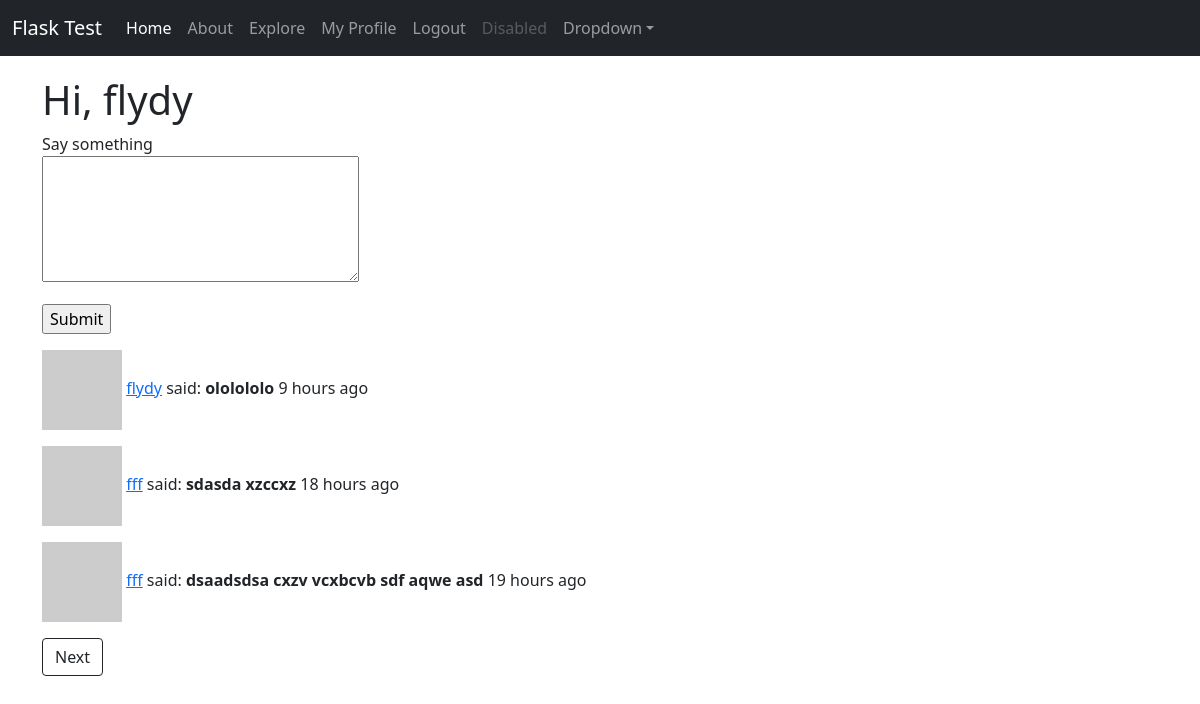
Screenshot of / (signed in) with the database file from the repository.
### app/models.py (models this page shows, shortened)
class User(UserMixin, db.Model):
    id = db.Column(db.Integer, primary_key=True)
    username = db.Column(db.String(50), index=True, unique=True)
    email = db.Column(db.String(100), index=True, unique=True)
    password = db.Column(db.String(128))
    about_me = db.Column(db.String(250))
    posts = db.relationship('Post', backref='author', lazy='dynamic')
    last_seen = db.Column(db.DateTime, default=datetime.utcnow())
    followed = db.relationship(
        'User', secondary=followers,
        primaryjoin=(followers.c.follower_id == id),
        secondaryjoin=(followers.c.followed_id == id),
        backref=db.backref('followers', lazy='dynamic'), lazy='dynamic'
    )
    def avatar(self, size):
        digest = md5(self.email.lower().encode('utf-8')).hexdigest()
        return 'https://www.gravatar.com/avatar/{}?d=identicon&s={}'.format(digest, size)
    def followed_posts(self):
        followed = Post.query.join(
            followers, (followers.c.followed_id == Post.user_id)).filter(followers.c.follower_id == self.id)
        own = Post.query.filter_by(user_id=self.id)
        return followed.union(own).order_by(Post.timestamp.desc())

class Post(db.Model):
    id = db.Column(db.Integer, primary_key=True)
    body = db.Column(db.String(140))
    timestamp = db.Column(db.DateTime, index=True, default=datetime.utcnow)
    user_id = db.Column(db.Integer, db.ForeignKey('user.id'))

### app/routes.py (the view)
@app.route('/', methods=['GET', 'POST'])
@login_required
def index():
    form = PostForm()
    if form.validate_on_submit():
        post = Post(body=form.post.data, user_id=current_user.id)
        db.session.add(post)
        db.session.commit()
        flash(_('Your post is saved!'))
        return redirect(url_for('index'))
    page = request.args.get('page', 1, type=int)
    posts = current_user.followed_posts().paginate(page, app.config['POSTS_PER_PAGE'], False)
    next_url = url_for('index', page=posts.next_num) \
        if posts.has_next else None
    prev_url = url_for('index', page=posts.prev_num) \
        if posts.has_prev else None
    return render_template('index.html', form=form, posts=posts.items, next_url=next_url, prev_url=prev_url)

### app/forms.py
class PostForm(FlaskForm):
    post = TextAreaField(_l('Say something'), validators=[DataRequired(), Length(min=1, max=140)])
    submit = SubmitField(_l('Submit'))

### app/models.py (called while the page is built)
@login.user_loader
def load_user(id):
    return User.query.get(int(id))

### app/routes.py (called while the page is built)
@app.before_request
def before_request():
    if current_user.is_authenticated:
        current_user.last_seen = datetime.utcnow()
        db.session.commit()
        g.locale = 'ru'

### app/templates/index.html (shortened to what this page needs)
{% extends '__base.html' %}
{% block body %}
<h1>Hi, {{ current_user.username }}</h1>
{% if current_user.is_authenticated %}
{% if form %}
<form action="" method="post" class="form">
    <p>
        {{ form.post.label }}<br>
        {{ form.post(cols=32, rows=5) }}<br>
    </p>
    <p>{{ form.submit() }}</p>
</form>
{% endif %}
{% endif %}
{% if posts %}
{% for post in posts %}
    {% include '_post.html' %}
{% endfor %}
    <p>
        {% if next_url %}
        <a href="{{ next_url }}" class="btn btn-outline-dark">Next</a>
        {% endif %}
    </p>
{% endif %}
{% endblock %}

### app/templates/_post.html
<p><img src="{{ post.author.avatar(36) }}">
    <a href="{{ url_for('user', username=post.author.username) }}">{{ post.author.username }}</a>
    {{ _('said') }}: <b>{{ post.body }}</b> {{ moment(post.timestamp).fromNow() }}
</p>

### app/static/css/mysite.css (style rules this page uses)
body { padding-bottom: 20px; }

### rows the page displays
User: username "flydy"
Post: author.username "flydy", body "ololololo", timestamp "9 hours ago"
Post: author.username "fff", body "sdasda xzccxz", timestamp "18 hours ago"
Post: author.username "fff", body "dsaadsdsa cxzv vcxbcvb sdf aqwe asd", timestamp "19 hours ago"
